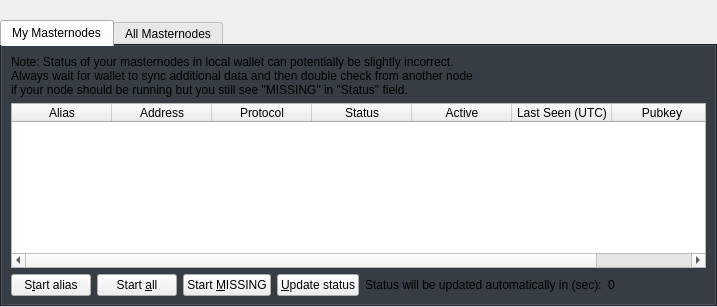
<?xml version="1.0" encoding="UTF-8"?>
<ui version="4.0">
 <class>MasternodeList</class>
 <widget class="QWidget" name="MasternodeList">
  <property name="geometry">
   <rect>
    <x>0</x>
    <y>0</y>
    <width>630</width>
    <height>307</height>
   </rect>
  </property>
  <property name="windowTitle">
   <string>Form</string>
  </property>
  <layout class="QVBoxLayout" name="topLayout">
   <property name="leftMargin">
    <number>0</number>
   </property>
   <property name="topMargin">
    <number>0</number>
   </property>
   <property name="rightMargin">
    <number>0</number>
   </property>
   <property name="bottomMargin">
    <number>0</number>
   </property>
   <item>
    <layout class="QVBoxLayout" name="verticalLayout">
     <property name="bottomMargin">
      <number>0</number>
     </property>
     <item>
      <spacer name="horizontalSpacer0">
       <property name="orientation">
        <enum>Qt::Horizontal</enum>
       </property>
       <property name="sizeHint" stdset="0">
        <size>
         <width>40</width>
         <height>20</height>
        </size>
       </property>
      </spacer>
     </item>
     <item>
      <widget class="QTabWidget" name="tabWidget">
       <property name="currentIndex">
        <number>0</number>
       </property>
       <property name="styleSheet">
      <string notr="true">#tabWidget { background: rgb(39, 46, 54); }</string>
     </property>
       <widget class="QWidget" name="tabMyMasternodes">
        <attribute name="title">
         <string>My Masternodes</string>
        </attribute>
        <layout class="QGridLayout" name="gridLayout_2">
         <item row="0" column="0">
          <layout class="QVBoxLayout" name="verticalLayout_2">
           <property name="bottomMargin">
            <number>0</number>
           </property>
           <item>
            <layout class="QHBoxLayout" name="horizontalLayout_note">
             <property name="bottomMargin">
              <number>0</number>
             </property>
             <item>
              <widget class="QLabel" name="updateNote">
               <property name="text">
                <string>Note: Status of your masternodes in local wallet can potentially be slightly incorrect.&lt;br /&gt;Always wait for wallet to sync additional data and then double check from another node&lt;br /&gt;if your node should be running but you still see &quot;MISSING&quot; in &quot;Status&quot; field.</string>
               </property>
              </widget>
             </item>
            </layout>
           </item>
           <item>
            <widget class="QTableWidget" name="tableWidgetMyMasternodes">
             <property name="minimumSize">
              <size>
               <width>695</width>
               <height>0</height>
              </size>
             </property>
             <property name="palette">
              <palette>
               <active>
                <colorrole role="Text">
                 <brush brushstyle="SolidPattern">
                  <color alpha="255">
                   <red>51</red>
                   <green>51</green>
                   <blue>51</blue>
                  </color>
                 </brush>
                </colorrole>
               </active>
               <inactive>
                <colorrole role="Text">
                 <brush brushstyle="SolidPattern">
                  <color alpha="255">
                   <red>51</red>
                   <green>51</green>
                   <blue>51</blue>
                  </color>
                 </brush>
                </colorrole>
               </inactive>
               <disabled>
                <colorrole role="Text">
                 <brush brushstyle="SolidPattern">
                  <color alpha="255">
                   <red>85</red>
                   <green>85</green>
                   <blue>85</blue>
                  </color>
                 </brush>
                </colorrole>
               </disabled>
              </palette>
             </property>
             <property name="editTriggers">
              <set>QAbstractItemView::NoEditTriggers</set>
             </property>
             <property name="alternatingRowColors">
              <bool>true</bool>
             </property>
             <property name="selectionMode">
              <enum>QAbstractItemView::SingleSelection</enum>
             </property>
             <property name="selectionBehavior">
              <enum>QAbstractItemView::SelectRows</enum>
             </property>
             <property name="sortingEnabled">
              <bool>true</bool>
             </property>
             <attribute name="horizontalHeaderStretchLastSection">
              <bool>true</bool>
             </attribute>
             <attribute name="ResizeMode">
              <enum>QHeaderView::Interactive</enum>
             </attribute>
             <column>
              <property name="text">
               <string>Alias</string>
              </property>
             </column>
             <column>
              <property name="text">
               <string>Address</string>
              </property>
             </column>
             <column>
              <property name="text">
               <string>Protocol</string>
              </property>
             </column>
             <column>
              <property name="text">
               <string>Status</string>
              </property>
             </column>
             <column>
              <property name="text">
               <string>Active</string>
              </property>
             </column>
             <column>
              <property name="text">
               <string>Last Seen (UTC)</string>
              </property>
             </column>
             <column>
              <property name="text">
               <string>Pubkey</string>
              </property>
             </column>
            </widget>
           </item>
           <item>
            <layout class="QHBoxLayout" name="horizontalLayout_5">
             <property name="bottomMargin">
              <number>0</number>
             </property>
             <item>
              <widget class="QPushButton" name="startButton">
               <property name="text">
                <string>S&amp;tart alias</string>
               </property>
              </widget>
             </item>
             <item>
              <widget class="QPushButton" name="startAllButton">
               <property name="text">
                <string>Start &amp;all</string>
               </property>
              </widget>
             </item>
             <item>
              <widget class="QPushButton" name="startMissingButton">
               <property name="text">
                <string>Start &amp;MISSING</string>
               </property>
              </widget>
             </item>
             <item>
              <widget class="QPushButton" name="UpdateButton">
               <property name="text">
                <string>&amp;Update status</string>
               </property>
              </widget>
             </item>
             <item>
              <widget class="QLabel" name="autoupdate_label">
               <property name="text">
                <string>Status will be updated automatically in (sec):</string>
               </property>
              </widget>
             </item>
             <item>
              <widget class="QLabel" name="secondsLabel">
               <property name="text">
                <string>0</string>
               </property>
              </widget>
             </item>
             <item>
              <spacer name="horizontalSpacer_5">
               <property name="orientation">
                <enum>Qt::Horizontal</enum>
               </property>
               <property name="sizeHint" stdset="0">
                <size>
                 <width>40</width>
                 <height>20</height>
                </size>
               </property>
              </spacer>
             </item>
            </layout>
           </item>
          </layout>
         </item>
        </layout>
       </widget>
       <widget class="QWidget" name="tabAllMasternodes">
        <attribute name="title">
         <string>All Masternodes</string>
        </attribute>
        <layout class="QGridLayout" name="gridLayout">
         <item row="1" column="0">
          <widget class="QTableWidget" name="tableWidgetMasternodes">
           <property name="palette">
            <palette>
             <active>
              <colorrole role="Text">
               <brush brushstyle="SolidPattern">
                <color alpha="255">
                 <red>51</red>
                 <green>51</green>
                 <blue>51</blue>
                </color>
               </brush>
              </colorrole>
             </active>
             <inactive>
              <colorrole role="Text">
               <brush brushstyle="SolidPattern">
                <color alpha="255">
                 <red>51</red>
                 <green>51</green>
                 <blue>51</blue>
                </color>
               </brush>
              </colorrole>
             </inactive>
             <disabled>
              <colorrole role="Text">
               <brush brushstyle="SolidPattern">
                <color alpha="255">
                 <red>85</red>
                 <green>85</green>
                 <blue>85</blue>
                </color>
               </brush>
              </colorrole>
             </disabled>
            </palette>
           </property>
           <property name="editTriggers">
            <set>QAbstractItemView::NoEditTriggers</set>
           </property>
           <property name="alternatingRowColors">
            <bool>true</bool>
           </property>
           <property name="selectionBehavior">
            <enum>QAbstractItemView::SelectRows</enum>
           </property>
           <property name="sortingEnabled">
            <bool>true</bool>
           </property>
           <attribute name="horizontalHeaderStretchLastSection">
            <bool>true</bool>
           </attribute>
           <attribute name="ResizeMode">
            <enum>QHeaderView::Interactive</enum>
           </attribute>
           <column>
            <property name="text">
             <string>Address</string>
            </property>
           </column>
           <column>
            <property name="text">
             <string>Protocol</string>
            </property>
           </column>
           <column>
            <property name="text">
             <string>Status</string>
            </property>
           </column>
           <column>
            <property name="text">
             <string>Active</string>
            </property>
           </column>
           <column>
            <property name="text">
             <string>Last Seen (UTC)</string>
            </property>
           </column>
           <column>
            <property name="text">
             <string>Pubkey</string>
            </property>
           </column>
          </widget>
         </item>
         <item row="0" column="0">
          <layout class="QHBoxLayout" name="horizontalLayout_3">
           <property name="bottomMargin">
            <number>0</number>
           </property>
           <item>
            <widget class="QLabel" name="label_filter">
             <property name="text">
              <string>Filter List:</string>
             </property>
            </widget>
           </item>
           <item>
            <widget class="QLineEdit" name="filterLineEdit">
             <property name="toolTip">
              <string>Filter masternode list</string>
             </property>
            </widget>
           </item>
           <item>
            <spacer name="horizontalSpacer_3">
             <property name="orientation">
              <enum>Qt::Horizontal</enum>
             </property>
             <property name="sizeHint" stdset="0">
              <size>
               <width>10</width>
               <height>20</height>
              </size>
             </property>
            </spacer>
           </item>
           <item>
            <widget class="QLabel" name="label_count">
             <property name="text">
              <string>Node Count:</string>
             </property>
            </widget>
           </item>
           <item>
            <widget class="QLabel" name="countLabel">
             <property name="text">
              <string>0</string>
             </property>
            </widget>
           </item>
          </layout>
         </item>
        </layout>
       </widget>
      </widget>
     </item>
    </layout>
   </item>
  </layout>
 </widget>
 <resources/>
 <connections/>
</ui>
